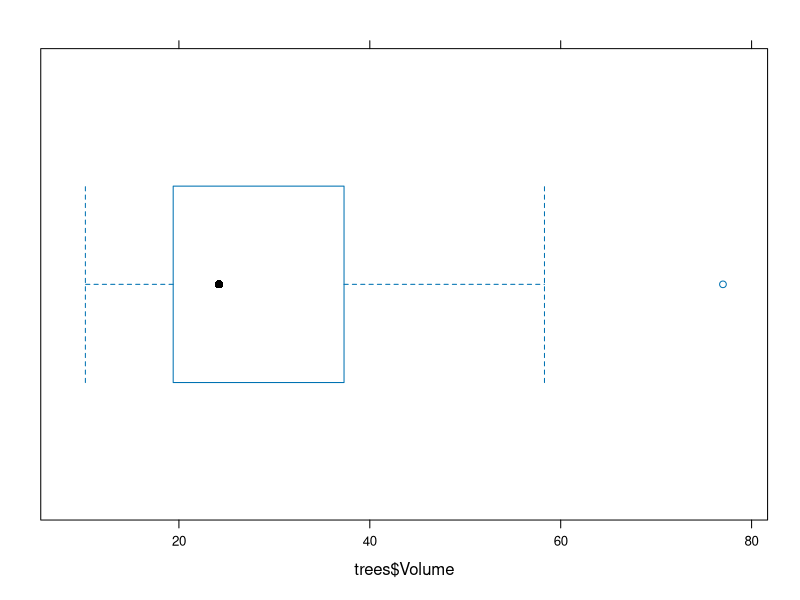
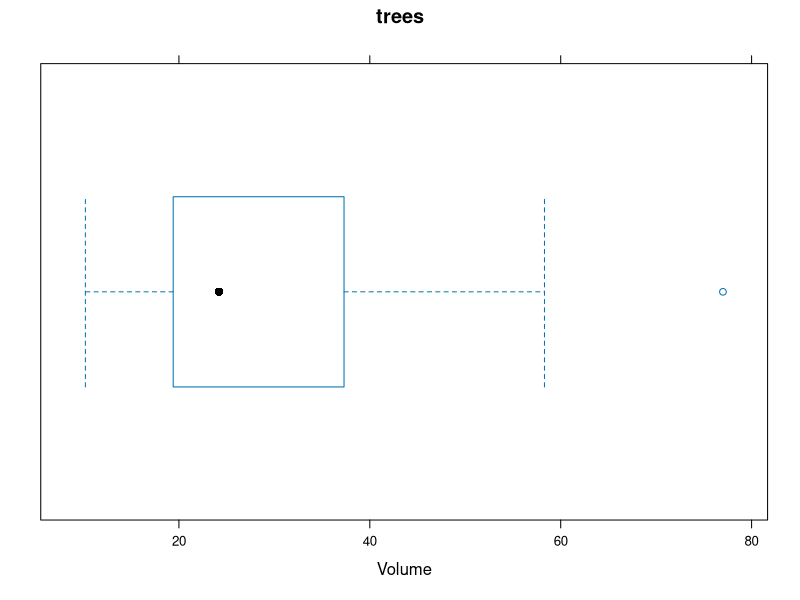
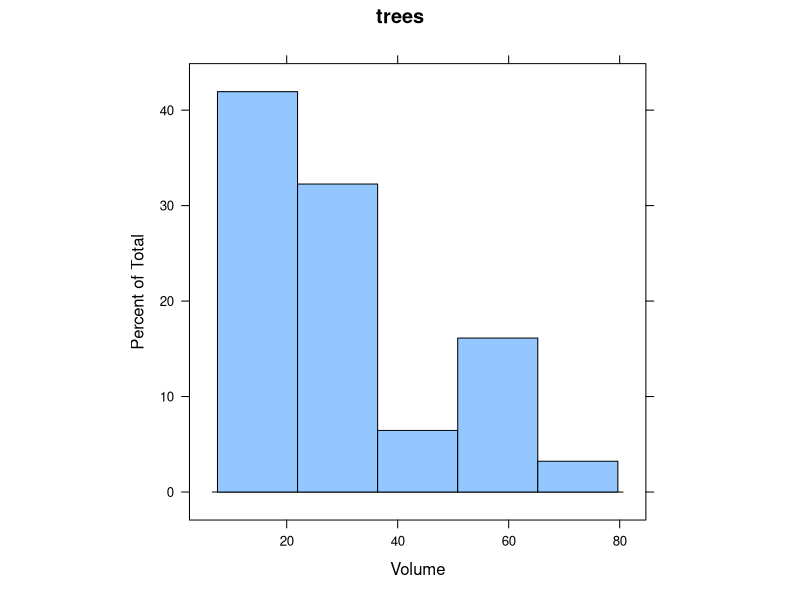
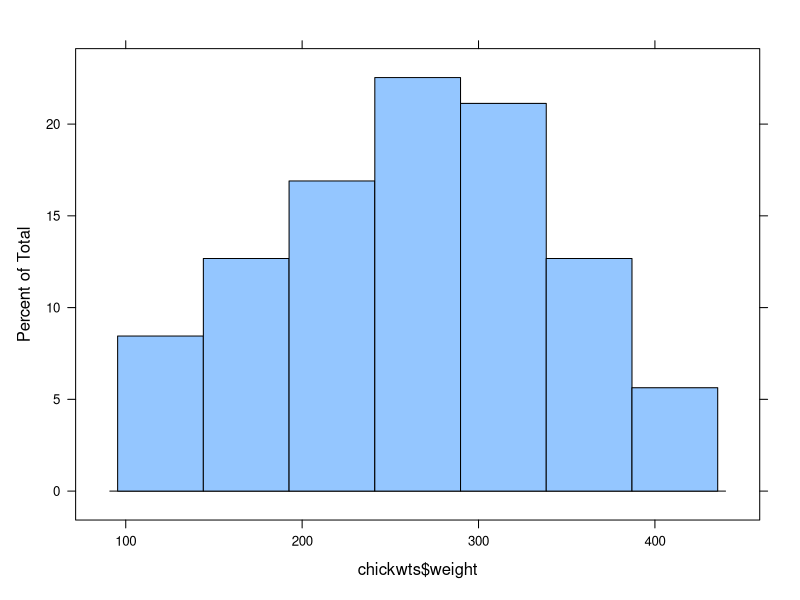
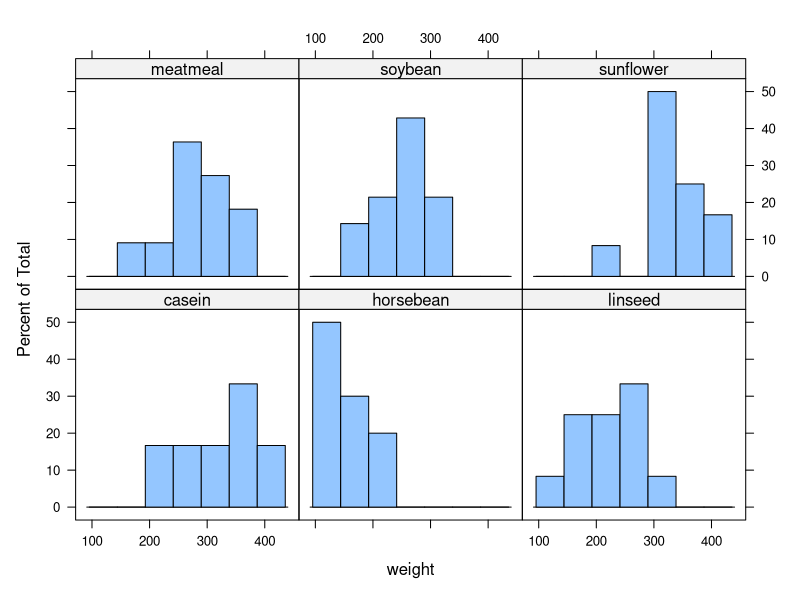
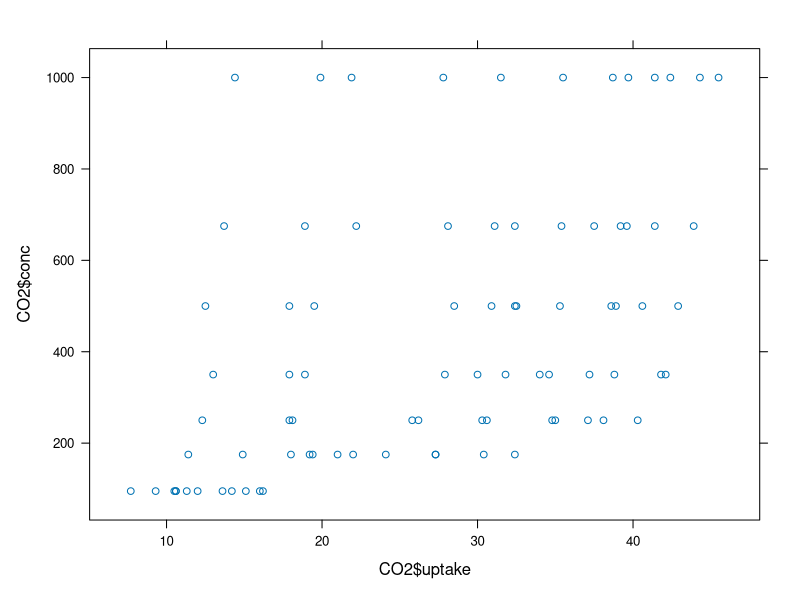
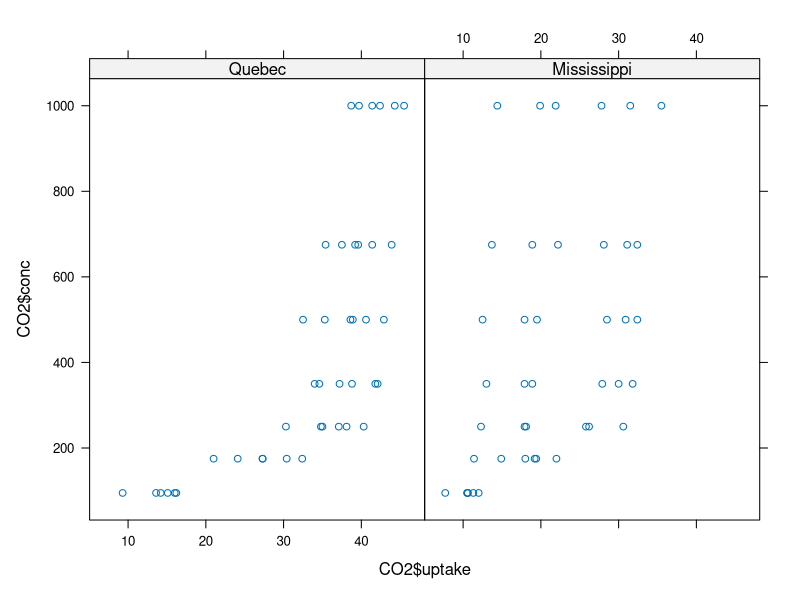
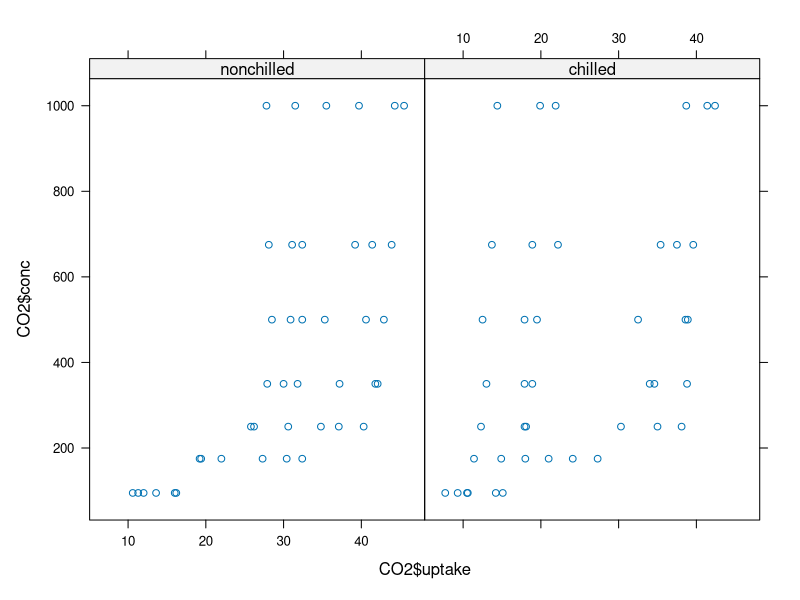

Write the R code that produced these figures, in order.
## ---- chunk 1
#this package is R native
library(lattice)
## ---- chunk 2
bwplot(trees$Volume)
bwplot(trees$Volume, main="trees",xlab="Volume")
## ---- chunk 3
histogram(trees$Volume, main="trees",xlab="Volume",aspect=1, type = "percent", nint=5 )
## ---- chunk 4
#chicken weight re
chickwts
#histogram
histogram(chickwts$weight)
#data aggregation
aggregate(chickwts$weight, by=list(chickwts$feed), FUN=sum)
#conditional histogram
histogram( ~weight | feed, data=chickwts)
## ---- chunk 5
#CO2, conc: CO2 concentration, uptake: CO2 capture 
CO2
xyplot(CO2$conc ~  CO2$uptake)
#type is the origin
xyplot(CO2$conc ~  CO2$uptake | CO2$Type)
#regrigerado ou não
xyplot(CO2$conc ~  CO2$uptake | CO2$Treatment)
## ---- chunk 6
esoph
dotplot(esoph$alcgp ~ esoph$ncontrols, data=esoph)
dotplot(esoph$alcgp ~ esoph$ncontrols | esoph$tobgp)
## ---- chunk 7
splom(~CO2[4:5] | CO2$Type, CO2)
## ---- chunk 8
densityplot(~CO2$conc | CO2$Treatment, plot.points=FALSE)
densityplot(CO2$conc)
densityplot(~CO2$conc | CO2$Treatment)
## ---- chunk 9
OrchardSprays
cloud(decrease ~  rowpos * colpos, data=OrchardSprays)
cloud(decrease ~  rowpos * colpos, groups=treatment, data=OrchardSprays)
## ---- chunk 10
trees
levelplot(Girth ~ Height * Volume, data=trees)
